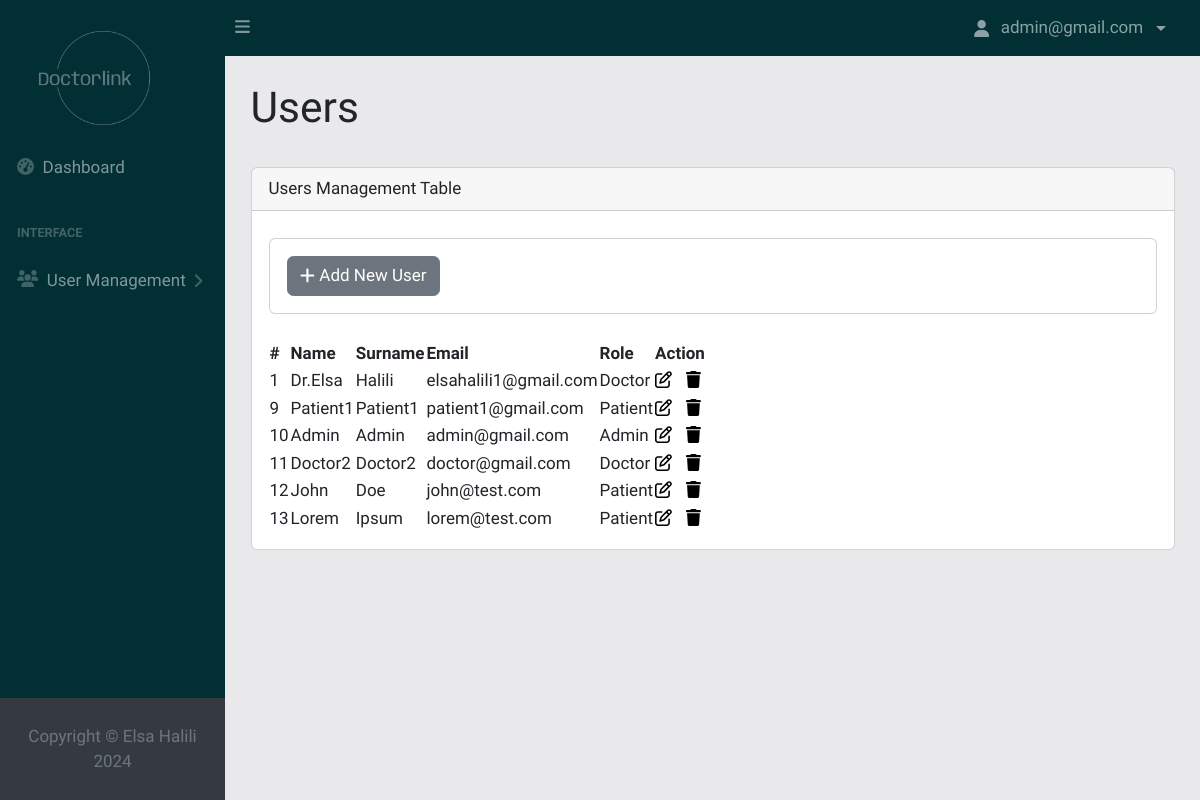
The page /users.php (signed in) on the database its author committed.
### tables this page shows
CREATE TABLE `User` (
  `Id` int(11) NOT NULL,
  `Name` varchar(255) DEFAULT NULL,
  `Surname` varchar(255) DEFAULT NULL,
  `Username` varchar(50) DEFAULT NULL,
  `Password` varchar(100) DEFAULT NULL,
  `Email` varchar(100) DEFAULT NULL,
  `UserType` enum('Patient','Doctor','Admin','User') DEFAULT NULL
);

### auth/logged-in-user.php (called while the page is built, shortened)
<?php
if (isset($_SESSION['user'])) {
    $loggedInUser = $_SESSION['user'];
    $isLoggedinUserAdmin = $loggedInUser && $loggedInUser['UserType'] === 'Admin';
}

### users.php (the view, shortened to what this page needs)
<!DOCTYPE html>
<html lang="en">
<?php
require './database/config.php';
try {
    $stmt = $conn->query("SELECT * FROM User");
    $stmt->execute();
    $users = $stmt->fetchAll(PDO::FETCH_ASSOC);
} catch (PDOException $e) {
    echo $e;
}
?>
<head>
    <link href="https://cdn.jsdelivr.net/npm/simple-datatables@7.1.2/dist/style.min.css" rel="stylesheet" />
    <link href="css/styles.css" rel="stylesheet" />
    <link href="css/main.css" rel="stylesheet" />
</head>
<body class="sb-nav-fixed">
    <?php include('layout/navigation.php') ?>
    <div id="layoutSidenav">
        <?php include('layout/sidenav.php') ?>
        <div id="layoutSidenav_content" class="layoutsidenav_content">
            <main>
                <div class="container-fluid px-4">
                    <h1 class="mt-4">Users</h1>
                    <div class="card mb-4">
                        <div class="card-header">
                            Users Management Table
                        </div>
                        <div class="card-body">
                            <table id="datatablesSimple">
                                <thead>
                                    <tr>
                                        <th>#</th>
                                        <th>Name</th>
                                        <th>Surname</th>
                                        <th>Email</th>
                                        <th>Role</th>
                                        <th>Action</th>
                                    </tr>
                                    <div class="card mb-4" style="margin-top: 10px;">
                                        <div class="card-body">
                                            <a href="add-user.php" class="btn btn-secondary" data-bs-toggle="modal" data-bs-target="#addUserModal">
                                                <i class="fa-solid fa-plus"></i>
                                                Add New User
                                            </a>
                                        </div>
                                    </div>
                                </thead>
                                <tbody>
                                    <?php if (isset($users) && !empty($users)) : ?>
                                        <?php foreach ($users as $user) : ?>
                                            <tr>
                                                <td><?= $user['Id'] ?></td>
                                                <td><?= $user['Name'] ?></td>
                                                <td><?= $user['Surname'] ?></td>
                                                <td><?= $user['Email'] ?></td>
                                                <td><?= $user['UserType'] ?></td>
                                                <td class="action-links">
                                                    <a href="" data-bs-toggle="modal" data-bs-target="#editUserModal<?= $user['Id'] ?>">
                                                        <i class="fa-regular fa-pen-to-square" style="color: #000000;"></i>
                                                    </a>
                                                    <a href=" " data-bs-toggle="modal" data-bs-target="#deleteUserModal<?= $user['Id'] ?>">
                                                        <i class="fa-solid fa-trash" style="color: #000000;"></i>
                                                    </a>
                                                </td>
                                            </tr>
                                        <?php endforeach; ?>
                                    <?php else : ?>
                                        <tr>
                                            <td>No users found</td>
                                        </tr>
                                    <?php endif; ?>
                                </tbody>
                            </table>
                        </div>
                    </div>
                </div>
        </div>
    </div>
</body>
</html>

### layout/navigation.php (shortened to what this page needs)
<?php
require 'auth/logged-in-user.php';
?>
<link href="css/main.css" rel="stylesheet" />
<nav class="sb-topnav navbar navbar-expand navbar-dark navigation">
    <a class="navbar-brand" href="#">
        <img class="logo" src="logo2.png" alt="DocLink Logo">
    </a>
    <button class="btn btn-link btn-sm order-1 order-lg-0 me-4 me-lg-0" id="sidebarToggle" href="#!">
        <i class="fas fa-bars"></i>
    </button>
    <div class="ms-auto">
        <ul class="navbar-nav ms-md-0 me-3 me-lg-4">
            <li class="nav-item dropdown">
                <a class="d-flex align-items-center nav-link dropdown-toggle" id="navbarDropdown" href="#" role="button" data-bs-toggle="dropdown" aria-expanded="false">
                    <i class="fas fa-user fa-fw"></i>
                    <p class="mb-0 mx-2"><?php echo $loggedInUser['Email'];  ?></p>
                </a>
            </li>
        </ul>
    </div>
</nav>

### layout/sidenav.php (shortened to what this page needs)
<?php
require "auth/logged-in-user.php";
?>
<link href="css/main.css" rel="stylesheet" />
<div id="layoutSidenav_nav">
    <nav class="sb-sidenav accordion sb-sidenav-dark navigation" id="sidenavAccordion">
        <div class="sb-sidenav-menu">
            <div class="nav">
                <div class="sb-sidenav-menu-heading"></div>
                <a class="nav-link" href="index.php">
                    <div class="sb-nav-link-icon">
                        <i class="fas fa-tachometer-alt"></i>
                    </div>
                    Dashboard
                </a>
                <div class="sb-sidenav-menu-heading">Interface</div>
                <?php if ($isLoggedinUserAdmin) : ?>
                    <a class="nav-link collapsed" href="#" data-bs-toggle="collapse" data-bs-target="#userManagementCollapse" aria-expanded="false" aria-controls="userManagementCollapse">
                        <div class="sb-nav-link-icon">
                            <i class="fa-solid fa-users"></i>
                        </div>
                        User Management
                        <div class="sb-sidenav-collapse-arrow">
                            <i class="fas fa-angle-down"></i>
                        </div>
                    </a>
                <?php endif; ?>
            </div>
        </div>
        <div class="sb-sidenav-footer">
            <div>
                <?php include('layout/footer.php'); ?>
            </div>
        </div>
    </nav>
</div>

### layout/footer.php
<div id="layoutAuthentication_footer">
    <footer class="bg-dark mt-auto">
        <div class="sb-sidenav-footer">
            <div class="text-muted text-center">Copyright &copy; Elsa Halili 2024</div>
        </div>
    </footer>
</div>

### css/main.css (style rules this page uses)
* { font-family: "Rajdhani", sans-serif; font-size: 17px; }
body { background: #e9e9eb; }
.layoutsidenav_content { background: #e9e9eb; }
.logo { margin-top: 100px; width: 150px; margin-left: 10px; }
.sb-nav-fixed #layoutSidenav #layoutSidenav_nav .sb-sidenav { padding-top: 100px; }
.navigation { background-color: #012f33; }
.action-links a { margin-right: 10px; text-decoration: none; color: #007bff; }

### users.php (style rules this page uses)
.action-links a { margin-right: 10px; text-decoration: none; color: #007bff; }

### rows shown on the page
user: Email "admin@gmail.com", Id "10", Name "Admin", Surname "Admin", UserType "Admin"
user: Id "1", Name "Dr.Elsa", Surname "Halili", Email "elsahalili1@gmail.com", UserType "Doctor"
user: Id "9", Name "Patient1", Surname "Patient1", Email "patient1@gmail.com", UserType "Patient"
user: Id "11", Name "Doctor2", Surname "Doctor2", Email "doctor@gmail.com", UserType "Doctor"
user: Id "12", Name "John", Surname "Doe", Email "john@test.com", UserType "Patient"
user: Id "13", Name "Lorem", Surname "Ipsum", Email "lorem@test.com", UserType "Patient"
